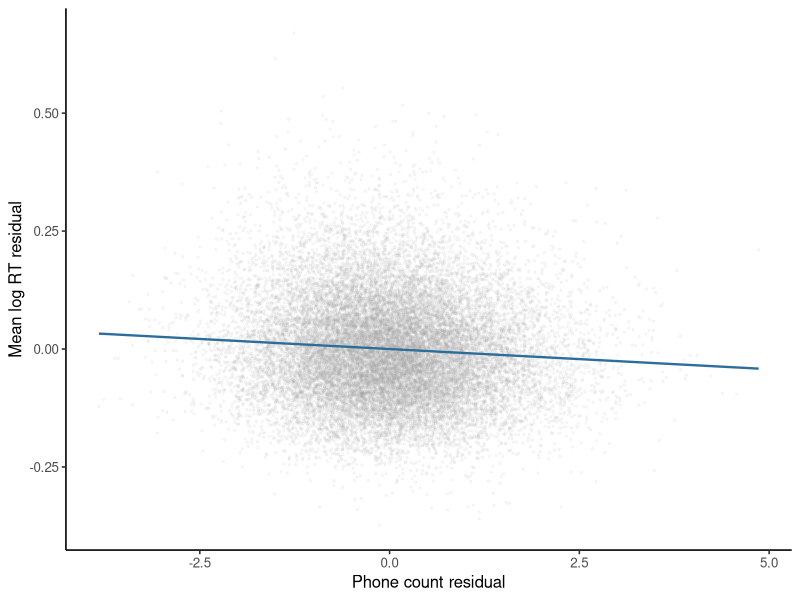

Reproduce this figure in R.
## ---- chunk 1
#| label: residualize-mald-phone-count
library(ggplot2)

mald <- read.csv("data/mald/mald-items.csv", stringsAsFactors = FALSE)
phone_residualizer <- lm(
  n_phones ~ n_syllables + log_duration + log_frequency_subtlex,
  data = mald
)
mald$residual_n_phones <- residuals(phone_residualizer)
example_index <- which.max(abs(mald$residual_n_phones))
phone_residual_example <- data.frame(
  item = mald$item[[example_index]],
  observed_n_phones = mald$n_phones[[example_index]],
  fitted_n_phones = fitted(phone_residualizer)[[example_index]],
  phone_residual = mald$residual_n_phones[[example_index]],
  n_syllables = mald$n_syllables[[example_index]],
  duration_ms = mald$duration_ms[[example_index]],
  log_frequency = mald$log_frequency_subtlex[[example_index]]
)

original_fit <- lm(
  mean_log_rt ~ n_phones + n_syllables +
    log_duration + log_frequency_subtlex,
  data = mald
)
residualized_fit <- lm(
  mean_log_rt ~ residual_n_phones + n_syllables +
    log_duration + log_frequency_subtlex,
  data = mald
)

response_residualizer <- lm(
  mean_log_rt ~ n_syllables + log_duration + log_frequency_subtlex,
  data = mald
)
mald$residual_mean_log_rt <- residuals(response_residualizer)
partial_fit <- lm(residual_mean_log_rt ~ residual_n_phones, data = mald)

slope_difference <-
  coef(original_fit)[["n_phones"]] -
  coef(residualized_fit)[["residual_n_phones"]]

stopifnot(
  abs(slope_difference) < 1e-10,
  abs(
    coef(original_fit)[["n_phones"]] -
      coef(partial_fit)[["residual_n_phones"]]
  ) < 1e-10
)

data.frame(
  representation = c("original", "predictor residual", "both residuals"),
  phone_slope = c(
    coef(original_fit)[["n_phones"]],
    coef(residualized_fit)[["residual_n_phones"]],
    coef(partial_fit)[["residual_n_phones"]]
  )
)

phone_residual_example
## ---- chunk 2
#| label: plot-mald-residualization
#| fig-cap: "MALD response residuals against phone count residuals. The line represents the same partial phone coefficient as the original multiple regression."
point_opacity <- 0.07
ggplot(mald, aes(residual_n_phones, residual_mean_log_rt)) +
  geom_point(color = "grey65", alpha = point_opacity, size = 0.55) +
  geom_smooth(
    method = "lm",
    formula = y ~ x,
    se = FALSE,
    color = "#2C6E9B",
    linewidth = 0.8
  ) +
  labs(x = "Phone count residual", y = "Mean log RT residual") +
  theme_classic(base_size = 12)
## ---- chunk 3
#| label: validate-mald-foldwise-residualization
n_folds <- 10L
set.seed(20261020)
fold_id <- sample(rep(seq_len(n_folds), length.out = nrow(mald)))
fold_checks <- vector("list", n_folds)

for (fold in seq_len(n_folds)) {
  training <- fold_id != fold
  testing <- !training

  fold_residualizer <- lm(
    n_phones ~ n_syllables + log_duration + log_frequency_subtlex,
    data = mald[training, ]
  )
  train <- mald[training, ]
  test <- mald[testing, ]
  train$phone_residual <- residuals(fold_residualizer)
  test$phone_residual <- test$n_phones -
    predict(fold_residualizer, newdata = test)

  fold_original <- lm(
    mean_log_rt ~ n_phones + n_syllables +
      log_duration + log_frequency_subtlex,
    data = train
  )
  fold_residualized <- lm(
    mean_log_rt ~ phone_residual + n_syllables +
      log_duration + log_frequency_subtlex,
    data = train
  )

  fold_checks[[fold]] <- data.frame(
    fold = fold,
    maximum_prediction_difference = max(abs(
      predict(fold_original, newdata = test) -
        predict(fold_residualized, newdata = test)
    ))
  )
}
fold_checks <- do.call(rbind, fold_checks)
stopifnot(max(fold_checks$maximum_prediction_difference) < 1e-10)

fold_checks
